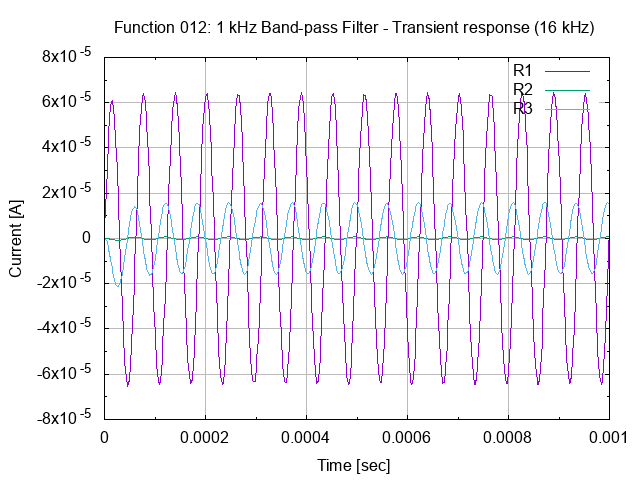

Source code (gnuplot):
# set terminal
set term png

# set graph
set output "26.012.00.02.02.png"
set title "Function 012: 1 kHz Band-pass Filter - Transient response (16 kHz)"

# setup Y-axis
set grid ytics lt 1 lw 1 lc rgb "#bbbbbb"
set mytics
set ylabel "Current [A]"

# setup X-axis
set grid xtics lt 1 lw 1 lc rgb "#bbbbbb"
set mxtics
set xrange [0:0.001]
set xlabel "Time [sec]"

# setup plot style
set style data lines
plot '26.012.00.02.02.dat' using 1:2 title "R1", \
     '26.012.00.02.02.dat' using 1:3 title "R2", \
     '26.012.00.02.02.dat' using 1:4 title "R3"

# set output back to default
set output

# reset terminal type
set terminal pop
